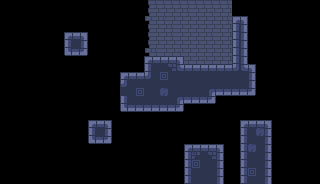

This game map was drawn from its Tiled (.tmx) file and the tilesets committed beside it. A one-line description and the full map source follow:
An orthogonal 40x23 tile map with 8x8 px tiles, 2 tile layers (Background, Base), 6 tilesets and 6 objects.

<map version="1.10" tiledversion="1.10.2" orientation="orthogonal" renderorder="right-down" width="40" height="23" tilewidth="8" tileheight="8" infinite="0" nextlayerid="4" nextobjectid="285">
 <editorsettings>
  <export target="../bin/Release/net6.0/Content/maps/test.tmx" format="tmx" />
 </editorsettings>
 <tileset firstgid="1" source="tileset.tsx" />
 <tileset firstgid="1025" source="LevelEditor/big.tsx" />
 <tileset firstgid="1281" source="LevelEditor/small.tsx" />
 <tileset firstgid="2305" source="LevelEditor/wide.tsx" />
 <tileset firstgid="2817" source="LevelEditor/ultrawide.tsx" />
 <tileset firstgid="3137" source="LevelEditor/Tall.tsx" />
 <layer id="3" name="Background" width="40" height="23">
  <data encoding="csv">
0,0,0,0,0,0,0,0,0,0,0,0,0,0,0,0,0,0,48,50,50,50,50,50,50,50,50,50,50,0,0,0,0,0,0,0,0,0,0,0,
0,0,0,0,0,0,0,0,0,0,0,0,0,0,0,0,0,0,48,81,81,81,81,50,81,81,82,81,81,0,0,0,0,0,0,0,0,0,0,0,
0,0,0,0,0,0,0,0,0,0,0,0,0,0,0,0,0,0,80,81,49,81,81,81,81,81,81,81,50,0,0,0,0,0,0,0,0,0,0,0,
0,0,0,0,0,0,0,0,0,0,0,0,0,0,0,0,0,0,48,81,81,50,81,81,81,81,81,81,81,0,0,0,0,0,0,0,0,0,0,0,
0,0,0,0,0,0,0,0,0,0,0,0,0,0,0,0,0,0,48,81,81,50,81,81,81,81,50,81,81,0,0,0,0,0,0,0,0,0,0,0,
0,0,0,0,0,0,0,0,0,0,0,0,0,0,0,0,0,0,48,81,81,81,81,81,81,81,81,81,81,0,0,0,0,0,0,0,0,0,0,0,
0,0,0,0,0,0,0,0,0,0,0,0,0,0,0,0,0,0,80,50,81,81,82,81,81,81,81,81,81,0,0,0,0,0,0,0,0,0,0,0,
0,0,0,0,0,0,0,0,0,0,0,0,0,0,0,0,0,0,0,0,0,0,0,81,81,82,81,81,81,0,0,0,0,0,0,0,0,0,0,0,
0,0,0,0,0,0,0,0,0,0,0,0,0,0,0,0,0,0,0,0,0,0,0,0,0,0,0,0,0,0,0,0,0,0,0,0,0,0,0,0,
0,0,0,0,0,0,0,0,0,0,0,0,0,0,0,0,0,0,0,0,0,0,0,0,0,0,0,0,0,0,0,0,0,0,0,0,0,0,0,0,
0,0,0,0,0,0,0,0,0,0,0,0,0,0,0,0,0,0,0,0,0,0,0,0,0,0,0,0,0,0,0,0,0,0,0,0,0,0,0,0,
0,0,0,0,0,0,0,0,0,0,0,0,0,0,0,0,0,0,0,0,0,0,0,0,0,0,0,0,0,0,0,0,0,0,0,0,0,0,0,0,
0,0,0,0,0,0,0,0,0,0,0,0,0,0,0,0,0,0,0,0,0,0,0,0,0,0,0,0,0,0,0,0,0,0,0,0,0,0,0,0,
0,0,0,0,0,0,0,0,0,0,0,0,0,0,0,0,0,0,0,0,0,0,0,0,0,0,0,0,0,0,0,0,0,0,0,0,0,0,0,0,
0,0,0,0,0,0,0,0,0,0,0,0,0,0,0,0,0,0,0,0,0,0,0,0,0,0,0,0,0,0,0,0,0,0,0,0,0,0,0,0,
0,0,0,0,0,0,0,0,0,0,0,0,0,0,0,0,0,0,0,0,0,0,0,0,0,0,0,0,0,0,0,0,0,0,0,0,0,0,0,0,
0,0,0,0,0,0,0,0,0,0,0,0,0,0,0,0,0,0,0,0,0,0,0,0,0,0,0,0,0,0,0,0,0,0,0,0,0,0,0,0,
0,0,0,0,0,0,0,0,0,0,0,0,0,0,0,0,0,0,0,0,0,0,0,0,0,0,0,0,0,0,0,0,0,0,0,0,0,0,0,0,
0,0,0,0,0,0,0,0,0,0,0,0,0,0,0,0,0,0,0,0,0,0,0,0,0,0,0,0,0,0,0,0,0,0,0,0,0,0,0,0,
0,0,0,0,0,0,0,0,0,0,0,0,0,0,0,0,0,0,0,0,0,0,0,0,0,0,0,0,0,0,0,0,0,0,0,0,0,0,0,0,
0,0,0,0,0,0,0,0,0,0,0,0,0,0,0,0,0,0,0,0,0,0,0,0,0,0,0,0,0,0,0,0,0,0,0,0,0,0,0,0,
0,0,0,0,0,0,0,0,0,0,0,0,0,0,0,0,0,0,0,0,0,0,0,0,0,0,0,0,0,0,0,0,0,0,0,0,0,0,0,0,
0,0,0,0,0,0,0,0,0,0,0,0,0,0,0,0,0,0,0,0,0,0,0,0,0,0,0,0,0,0,0,0,0,0,0,0,0,0,0,0
</data>
 </layer>
 <layer id="1" name="Base" width="40" height="23">
  <properties>
   <property name="NoOverlappingOutput" type="bool" value="true" />
  </properties>
  <data encoding="csv">
0,0,0,0,0,0,0,0,0,0,0,0,0,0,0,0,0,0,0,0,0,0,0,0,0,0,0,0,0,0,0,0,0,0,0,0,0,0,0,0,
0,0,0,0,0,0,0,0,0,0,0,0,0,0,0,0,0,0,0,0,0,0,0,0,0,0,0,0,0,0,0,0,0,0,0,0,0,0,0,0,
0,0,0,0,0,0,0,0,0,0,0,0,0,0,0,0,0,0,0,0,0,0,0,0,0,0,0,0,0,1,3,0,0,0,0,0,0,0,0,0,
0,0,0,0,0,0,0,0,0,0,0,0,0,0,0,0,0,0,0,0,0,0,0,0,0,0,0,0,0,33,35,0,0,0,0,0,0,0,0,0,
0,0,0,0,0,0,0,0,1,2,3,0,0,0,0,0,0,0,0,0,0,0,0,0,0,0,0,0,0,33,35,0,0,0,0,0,0,0,0,0,
0,0,0,0,0,0,0,0,33,34,35,0,0,0,0,0,0,0,0,0,0,0,0,0,0,0,0,0,0,33,35,0,0,0,0,0,0,0,0,0,
0,0,0,0,0,0,0,0,65,66,67,0,0,0,0,0,0,0,0,0,0,0,0,0,0,0,0,0,0,33,35,0,0,0,0,0,0,0,0,0,
0,0,0,0,0,0,0,0,0,0,0,0,0,0,0,0,0,0,1,2,2,2,3,0,0,0,0,0,0,33,35,0,0,0,0,0,0,0,0,0,
0,0,0,0,0,0,0,0,0,0,0,0,0,0,0,0,0,0,33,34,34,134,9,2,2,2,2,2,2,8,9,3,0,0,0,0,0,0,0,0,
0,0,0,0,0,0,0,0,0,0,0,0,0,0,0,1,2,2,8,34,101,34,34,34,34,34,34,34,34,34,34,35,0,0,0,0,0,0,0,0,
0,0,0,0,0,0,0,0,0,0,0,0,0,0,0,8,34,34,34,34,34,34,34,34,34,34,34,34,34,34,34,35,0,0,0,0,0,0,0,0,
0,0,0,0,0,0,0,0,0,0,0,0,0,0,0,34,34,101,34,34,102,34,34,34,34,34,41,66,66,66,66,67,0,0,0,0,0,0,0,0,
0,0,0,0,0,0,0,0,0,0,0,0,0,0,0,33,34,34,34,34,34,34,41,66,66,66,67,0,0,0,0,0,0,0,0,0,0,0,0,0,
0,0,0,0,0,0,0,0,0,0,0,0,0,0,0,65,66,66,66,66,66,66,67,0,0,0,0,0,0,0,0,0,0,0,0,0,0,0,0,0,
0,0,0,0,0,0,0,0,0,0,0,0,0,0,0,0,0,0,0,0,0,0,0,0,0,0,0,0,0,0,0,0,0,0,0,0,0,0,0,0,
0,0,0,0,0,0,0,0,0,0,0,1,2,3,0,0,0,0,0,0,0,0,0,0,0,0,0,0,0,0,1,2,2,3,0,0,0,0,0,0,
0,0,0,0,0,0,0,0,0,0,0,33,34,35,0,0,0,0,0,0,0,0,0,0,0,0,0,0,0,0,33,34,102,35,0,0,0,0,0,0,
0,0,0,0,0,0,0,0,0,0,0,65,66,67,0,0,0,0,0,0,0,0,0,0,0,0,0,0,0,0,33,34,34,35,0,0,0,0,0,0,
0,0,0,0,0,0,0,0,0,0,0,0,0,0,0,0,0,0,0,0,0,0,0,1,2,2,2,3,0,0,33,102,34,35,0,0,0,0,0,0,
0,0,0,0,0,0,0,0,0,0,0,0,0,0,0,0,0,0,0,0,0,0,0,33,133,34,134,35,0,0,33,34,34,35,0,0,0,0,0,0,
0,0,0,0,0,0,0,0,0,0,0,0,0,0,0,0,0,0,0,0,0,0,0,33,101,34,34,35,0,0,33,34,34,35,0,0,0,0,0,0,
0,0,0,0,0,0,0,0,0,0,0,0,0,0,0,0,0,0,0,0,0,0,0,33,34,34,34,35,0,0,33,101,34,35,0,0,0,0,0,0,
0,0,0,0,0,0,0,0,0,0,0,0,0,0,0,0,0,0,0,0,0,0,0,33,34,34,34,35,0,0,33,34,34,35,0,0,0,0,0,0
</data>
 </layer>
 <objectgroup id="2" name="Objects">
  <object id="179" gid="1025" x="154.167" y="46.6667" width="16" height="16" />
  <object id="268" gid="1409" x="215.875" y="63.4583" width="8" height="8" />
  <object id="280" gid="1281" x="208" y="64" width="8" height="8" />
  <object id="281" gid="1281" x="208" y="56" width="8" height="8" />
  <object id="283" gid="2354" x="88" y="120" width="16" height="8" />
  <object id="284" gid="1377" x="120.25" y="70.75" width="8" height="8" />
 </objectgroup>
</map>
